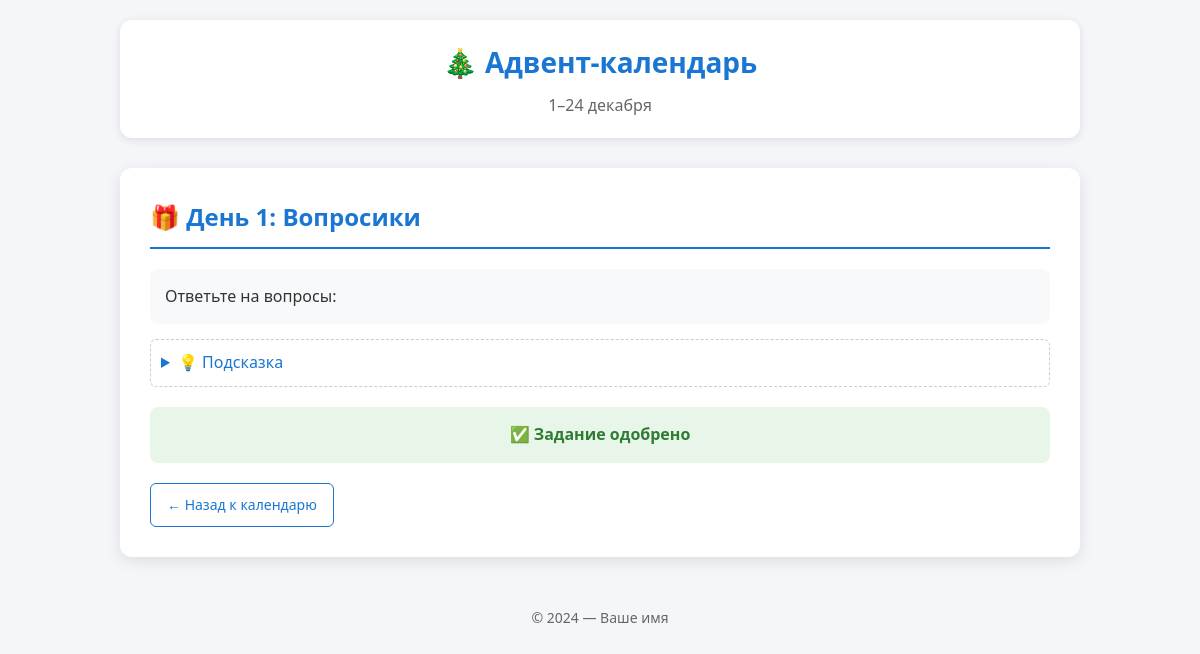
Page /day/1 (signed in) on the committed database.
### tables this page shows
CREATE TABLE tasks (
                day INTEGER PRIMARY KEY,
                title TEXT NOT NULL,
                content TEXT,
                hint TEXT,
                image_url TEXT,
                video_url TEXT,
                is_published INTEGER DEFAULT 0,
                points_free INTEGER DEFAULT 0,
                points_global INTEGER DEFAULT 0,
                is_paid INTEGER DEFAULT 0
            , response_type TEXT DEFAULT 'file');

CREATE TABLE submissions_day (
                id INTEGER PRIMARY KEY AUTOINCREMENT,
                user_id INTEGER,
                day INTEGER,
                file_url TEXT,
                submitted_at TEXT,
                status TEXT DEFAULT 'pending', text_response TEXT,
                FOREIGN KEY (user_id) REFERENCES users (id)
            );

### app.py (the view, shortened to what this page needs)
@app.route('/day/<int:day>', methods=['GET', 'POST'])
def view_day(day):
    if day < 1 or day > 24:
        flash('Нет такого дня.')
        return redirect(url_for('calendar'))
    user_id = session.get('user_id')
    if not user_id:
        return redirect(url_for('login'))
    with sqlite3.connect('database.db', timeout=10) as conn:
        conn.row_factory = sqlite3.Row
        cursor = conn.cursor()
        cursor.execute('SELECT * FROM tasks WHERE day = ? AND is_published = 1', (day,))
        task = cursor.fetchone()
        if not task:
            flash('Задание не опубликовано.')
            return redirect(url_for('calendar'))
        if not can_open_door(day):
            flash('День ещё не наступил.')
            return redirect(url_for('calendar'))
        cursor.execute('SELECT status FROM submissions_day WHERE user_id = ? AND day = ?', (user_id, day))
        submission = cursor.fetchone()
    return render_template('day.html', task=task, day=day, submission=submission)

### app.py (called while the page is built)
def can_open_door(day):
    if day < 1 or day > 24:
        return False
    now = datetime.now()
    door_date = datetime(now.year, 12, 1) + timedelta(days=day - 1)
    start = datetime(now.year, 12, 1)
    end = datetime(now.year, 12, 24)
    return start <= door_date <= now <= end

@app.context_processor
def inject_functions():
    return {
        'can_open': can_open_door  # теперь можно использовать в шаблоне
    }

@app.before_request
def require_login():
    allowed_routes = ['login', 'register', 'static', 'index']
    if 'user_id' not in session and request.endpoint not in allowed_routes:
        return redirect(url_for('login'))

### templates/day.html (shortened to what this page needs)
{% extends "index.html" %}
{% block content %}
<h2>🎁 День {{ day }}: {{ task.title }}</h2>
<div style="background: #f8f9fa; padding: 15px; border-radius: 8px; margin: 15px 0; font-size: 16px;">
  {{ task.content | safe }}
</div>
<details style="margin: 15px 0; padding: 10px; border: 1px dashed #ccc; border-radius: 6px;">
  <summary style="font-weight: 500; color: #1976d2;">💡 Подсказка</summary>
</details>
{% if submission %}
  <div style="background:
    {% if submission.status == 'approved' %}#e8f5e9; color: #2e7d32
    {% elif submission.status == 'rejected' %}#ffebee; color: #c62828
    {% else %}#fff3e0; color: #ff6f00{% endif %};
    padding: 15px; border-radius: 8px; margin: 20px 0; text-align: center; font-weight: 500;">
    ✅ <strong>Задание {{ "одобрено" if submission.status == 'approved' else "отклонено" if submission.status == 'rejected' else "ожидает проверки" }}</strong>
  </div>
{% endif %}
<a href="/calendar" class="btn btn-outline">← Назад к календарю</a>
{% endblock %}

### templates/index.html (style rules this page uses)
:root { --primary: #1976d2; --primary-dark: #0d47a1; --success: #2e7d32; --error: #c62828; --warning: #ff6f00; --light: #f4f6f9; --border: #ddd; --white: #ffffff; --text: #333; --gray: #666; --light-gray: #999; }
* { box-sizing: border-box; margin: 0; padding: 0; }
body { font-family: 'Segoe UI', Tahoma, Geneva, Verdana, sans-serif; line-height: 1.6; color: var(--text); background: var(--light); padding: 0; margin: 0; }
h2 { color: var(--primary); margin: 0 0 20px; font-size: 24px; border-bottom: 2px solid var(--primary); padding-bottom: 10px; }
.btn { display: inline-block; padding: 10px 16px; background: var(--primary); color: white; text-decoration: none; border-radius: 6px; font-weight: 500; font-size: 14px; transition: background 0.3s; }
.btn-outline { background: transparent; color: var(--primary); border: 1px solid var(--primary); }

### rows in the picture
tasks: title "Вопросики", content "Ответьте на вопросы:"
submissions_day: status "одобрено"

### other values in the picture
{{ day }} "1"
